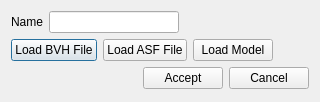
<?xml version="1.0" encoding="UTF-8"?>
<ui version="4.0">
 <class>Dialog</class>
 <widget class="QDialog" name="Dialog">
  <property name="geometry">
   <rect>
    <x>0</x>
    <y>0</y>
    <width>320</width>
    <height>102</height>
   </rect>
  </property>
  <property name="windowTitle">
   <string>Enter Name</string>
  </property>
  <layout class="QGridLayout" name="gridLayout">
   <item row="0" column="0">
    <layout class="QHBoxLayout" name="horizontalLayout">
     <item>
      <widget class="QLabel" name="label">
       <property name="text">
        <string>Name</string>
       </property>
      </widget>
     </item>
     <item>
      <widget class="QLineEdit" name="nameLineEdit"/>
     </item>
     <item>
      <spacer name="horizontalSpacer_2">
       <property name="orientation">
        <enum>Qt::Horizontal</enum>
       </property>
       <property name="sizeHint" stdset="0">
        <size>
         <width>40</width>
         <height>20</height>
        </size>
       </property>
      </spacer>
     </item>
    </layout>
   </item>
   <item row="1" column="0">
    <layout class="QHBoxLayout" name="skeletonHorizontalLayout">
     <item>
      <widget class="QPushButton" name="loadBVHButton">
       <property name="text">
        <string>Load BVH File</string>
       </property>
      </widget>
     </item>
     <item>
      <widget class="QPushButton" name="loadASFButton">
       <property name="text">
        <string>Load ASF File</string>
       </property>
      </widget>
     </item>
     <item>
      <widget class="QPushButton" name="loadSkeletonModelButton">
       <property name="text">
        <string>Load Model</string>
       </property>
      </widget>
     </item>
     <item>
      <spacer name="horizontalSpacer_6">
       <property name="orientation">
        <enum>Qt::Horizontal</enum>
       </property>
       <property name="sizeHint" stdset="0">
        <size>
         <width>40</width>
         <height>20</height>
        </size>
       </property>
      </spacer>
     </item>
    </layout>
   </item>
   <item row="2" column="0">
    <layout class="QHBoxLayout" name="horizontalLayout_2">
     <item>
      <spacer name="horizontalSpacer">
       <property name="orientation">
        <enum>Qt::Horizontal</enum>
       </property>
       <property name="sizeHint" stdset="0">
        <size>
         <width>40</width>
         <height>20</height>
        </size>
       </property>
      </spacer>
     </item>
     <item>
      <widget class="QPushButton" name="acceptButton">
       <property name="text">
        <string>Accept</string>
       </property>
      </widget>
     </item>
     <item>
      <widget class="QPushButton" name="rejectButton">
       <property name="text">
        <string>Cancel</string>
       </property>
      </widget>
     </item>
    </layout>
   </item>
  </layout>
 </widget>
 <resources/>
 <connections/>
</ui>
